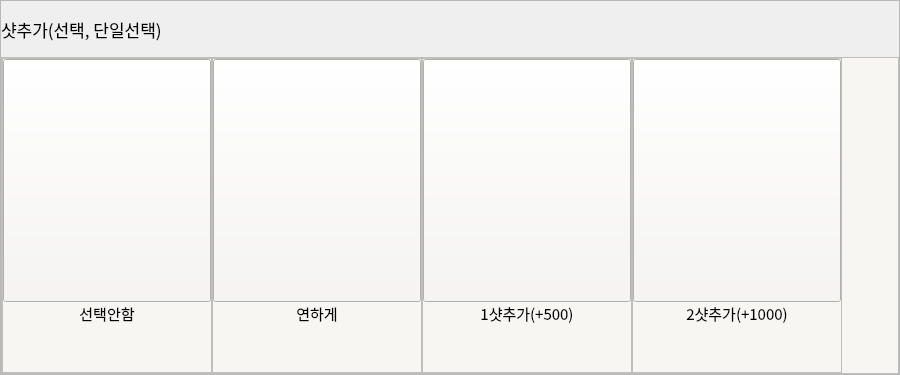
                 <widget class="QFrame" name="option_frame_3">
                  <property name="minimumSize">
                   <size>
                    <width>0</width>
                    <height>375</height>
                   </size>
                  </property>
                  <property name="maximumSize">
                   <size>
                    <width>23592958</width>
                    <height>375</height>
                   </size>
                  </property>
                  <property name="styleSheet">
                   <string notr="true"/>
                  </property>
                  <property name="frameShape">
                   <enum>QFrame::StyledPanel</enum>
                  </property>
                  <property name="frameShadow">
                   <enum>QFrame::Raised</enum>
                  </property>
                  <layout class="QVBoxLayout" name="verticalLayout_37">
                   <property name="spacing">
                    <number>0</number>
                   </property>
                   <property name="leftMargin">
                    <number>0</number>
                   </property>
                   <property name="topMargin">
                    <number>0</number>
                   </property>
                   <property name="rightMargin">
                    <number>0</number>
                   </property>
                   <property name="bottomMargin">
                    <number>0</number>
                   </property>
                   <item>
                    <widget class="QLabel" name="option_3_title">
                     <property name="minimumSize">
                      <size>
                       <width>0</width>
                       <height>0</height>
                      </size>
                     </property>
                     <property name="maximumSize">
                      <size>
                       <width>23592958</width>
                       <height>56</height>
                      </size>
                     </property>
                     <property name="font">
                      <font>
                       <family>Pretendard Medium</family>
                       <pointsize>13</pointsize>
                      </font>
                     </property>
                     <property name="text">
                      <string>샷추가(선택, 단일선택)</string>
                     </property>
                    </widget>
                   </item>
                   <item>
                    <widget class="QFrame" name="frame_35">
                     <property name="styleSheet">
                      <string notr="true">background-color: rgb(247, 246, 243);</string>
                     </property>
                     <property name="frameShape">
                      <enum>QFrame::StyledPanel</enum>
                     </property>
                     <property name="frameShadow">
                      <enum>QFrame::Raised</enum>
                     </property>
                     <layout class="QHBoxLayout" name="horizontalLayout_14">
                      <property name="spacing">
                       <number>0</number>
                      </property>
                      <property name="leftMargin">
                       <number>0</number>
                      </property>
                      <property name="topMargin">
                       <number>0</number>
                      </property>
                      <property name="rightMargin">
                       <number>0</number>
                      </property>
                      <property name="bottomMargin">
                       <number>0</number>
                      </property>
                      <item>
                       <widget class="QFrame" name="frame_36">
                        <property name="minimumSize">
                         <size>
                          <width>210</width>
                          <height>0</height>
                         </size>
                        </property>
                        <property name="frameShape">
                         <enum>QFrame::StyledPanel</enum>
                        </property>
                        <property name="frameShadow">
                         <enum>QFrame::Raised</enum>
                        </property>
                        <layout class="QVBoxLayout" name="verticalLayout_38">
                         <property name="spacing">
                          <number>0</number>
                         </property>
                         <property name="leftMargin">
                          <number>0</number>
                         </property>
                         <property name="topMargin">
                          <number>0</number>
                         </property>
                         <property name="rightMargin">
                          <number>0</number>
                         </property>
                         <property name="bottomMargin">
                          <number>0</number>
                         </property>
                         <item>
                          <widget class="QPushButton" name="no_choice">
                           <property name="minimumSize">
                            <size>
                             <width>0</width>
                             <height>243</height>
                            </size>
                           </property>
                           <property name="cursor">
                            <cursorShape>OpenHandCursor</cursorShape>
                           </property>
                           <property name="text">
                            <string/>
                           </property>
                           <property name="icon">
                            <iconset>
                             <normaloff>../img/qt자료/forbidden_gray.png</normaloff>../img/qt자료/forbidden_gray.png</iconset>
                           </property>
                           <property name="iconSize">
                            <size>
                             <width>168</width>
                             <height>225</height>
                            </size>
                           </property>
                           <property name="checkable">
                            <bool>true</bool>
                           </property>
                          </widget>
                         </item>
                         <item>
                          <widget class="QLabel" name="option_3_label_1">
                           <property name="font">
                            <font>
                             <family>Pretendard Light</family>
                             <pointsize>11</pointsize>
                            </font>
                           </property>
                           <property name="text">
                            <string>선택안함</string>
                           </property>
                           <property name="alignment">
                            <set>Qt::AlignHCenter|Qt::AlignTop</set>
                           </property>
                          </widget>
                         </item>
                        </layout>
                       </widget>
                      </item>
                      <item>
                       <widget class="QFrame" name="frame_37">
                        <property name="minimumSize">
                         <size>
                          <width>210</width>
                          <height>0</height>
                         </size>
                        </property>
                        <property name="frameShape">
                         <enum>QFrame::StyledPanel</enum>
                        </property>
                        <property name="frameShadow">
                         <enum>QFrame::Raised</enum>
                        </property>
                        <layout class="QVBoxLayout" name="verticalLayout_39">
                         <property name="spacing">
                          <number>0</number>
                         </property>
                         <property name="leftMargin">
                          <number>0</number>
                         </property>
                         <property name="topMargin">
                          <number>0</number>
                         </property>
                         <property name="rightMargin">
                          <number>0</number>
                         </property>
                         <property name="bottomMargin">
                          <number>0</number>
                         </property>
                         <item>
                          <widget class="QPushButton" name="coffee_weak">
                           <property name="minimumSize">
                            <size>
                             <width>182</width>
                             <height>243</height>
                            </size>
                           </property>
                           <property name="maximumSize">
                            <size>
                             <width>210</width>
                             <height>31457278</height>
                            </size>
                           </property>
                           <property name="cursor">
                            <cursorShape>OpenHandCursor</cursorShape>
                           </property>
                           <property name="text">
                            <string/>
                           </property>
                           <property name="icon">
                            <iconset>
                             <normaloff>../img/option_img/nice-espresso-shot-a53-dp-lucca_078dfca3-b92f-4f3d-8847-3666f1c5216a.webp</normaloff>../img/option_img/nice-espresso-shot-a53-dp-lucca_078dfca3-b92f-4f3d-8847-3666f1c5216a.webp</iconset>
                           </property>
                           <property name="iconSize">
                            <size>
                             <width>196</width>
                             <height>225</height>
                            </size>
                           </property>
                           <property name="checkable">
                            <bool>true</bool>
                           </property>
                          </widget>
                         </item>
                         <item>
                          <widget class="QLabel" name="option_3_label_2">
                           <property name="font">
                            <font>
                             <family>Pretendard Light</family>
                             <pointsize>11</pointsize>
                            </font>
                           </property>
                           <property name="text">
                            <string>연하게</string>
                           </property>
                           <property name="alignment">
                            <set>Qt::AlignHCenter|Qt::AlignTop</set>
                           </property>
                          </widget>
                         </item>
                        </layout>
                       </widget>
                      </item>
                      <item>
                       <widget class="QFrame" name="frame_41">
                        <property name="minimumSize">
                         <size>
                          <width>210</width>
                          <height>0</height>
                         </size>
                        </property>
                        <property name="frameShape">
                         <enum>QFrame::StyledPanel</enum>
                        </property>
                        <property name="frameShadow">
                         <enum>QFrame::Raised</enum>
                        </property>
                        <layout class="QVBoxLayout" name="verticalLayout_44">
                         <property name="spacing">
                          <number>0</number>
                         </property>
                         <property name="leftMargin">
                          <number>0</number>
                         </property>
                         <property name="topMargin">
                          <number>0</number>
                         </property>
                         <property name="rightMargin">
                          <number>0</number>
                         </property>
                         <property name="bottomMargin">
                          <number>0</number>
                         </property>
                         <item>
                          <widget class="QPushButton" name="coffee_add_one">
                           <property name="minimumSize">
                            <size>
                             <width>0</width>
                             <height>243</height>
                            </size>
                           </property>
                           <property name="cursor">
                            <cursorShape>OpenHandCursor</cursorShape>
                           </property>
                           <property name="text">
                            <string/>
                           </property>
                           <property name="icon">
                            <iconset>
                             <normaloff>../img/option_img/nice-espresso-shot-a53-dp-lucca_078dfca3-b92f-4f3d-8847-3666f1c5216a.webp</normaloff>../img/option_img/nice-espresso-shot-a53-dp-lucca_078dfca3-b92f-4f3d-8847-3666f1c5216a.webp</iconset>
                           </property>
                           <property name="iconSize">
                            <size>
                             <width>196</width>
                             <height>225</height>
                            </size>
                           </property>
                           <property name="checkable">
                            <bool>true</bool>
                           </property>
                          </widget>
                         </item>
                         <item>
                          <widget class="QLabel" name="option_3_label_3">
                           <property name="font">
                            <font>
                             <family>Pretendard Light</family>
                             <pointsize>11</pointsize>
                            </font>
                           </property>
                           <property name="text">
                            <string>1샷추가(+500)</string>
                           </property>
                           <property name="alignment">
                            <set>Qt::AlignHCenter|Qt::AlignTop</set>
                           </property>
                          </widget>
                         </item>
                        </layout>
                       </widget>
                      </item>
                      <item>
                       <widget class="QFrame" name="frame_42">
                        <property name="minimumSize">
                         <size>
                          <width>210</width>
                          <height>0</height>
                         </size>
                        </property>
                        <property name="frameShape">
                         <enum>QFrame::StyledPanel</enum>
                        </property>
                        <property name="frameShadow">
                         <enum>QFrame::Raised</enum>
                        </property>
                        <layout class="QVBoxLayout" name="verticalLayout_45">
                         <property name="spacing">
                          <number>0</number>
                         </property>
                         <property name="leftMargin">
                          <number>0</number>
                         </property>
                         <property name="topMargin">
                          <number>0</number>
                         </property>
                         <property name="rightMargin">
                          <number>0</number>
                         </property>
                         <property name="bottomMargin">
                          <number>0</number>
                         </property>
                         <item>
                          <widget class="QPushButton" name="coffee_add_two">
                           <property name="minimumSize">
                            <size>
                             <width>0</width>
                             <height>243</height>
                            </size>
                           </property>
                           <property name="cursor">
                            <cursorShape>OpenHandCursor</cursorShape>
                           </property>
                           <property name="text">
                            <string/>
                           </property>
                           <property name="icon">
                            <iconset>
                             <normaloff>../img/option_img/double_shot.png</normaloff>../img/option_img/double_shot.png</iconset>
                           </property>
                           <property name="iconSize">
                            <size>
                             <width>168</width>
                             <height>225</height>
                            </size>
                           </property>
                           <property name="checkable">
                            <bool>true</bool>
                           </property>
                          </widget>
                         </item>
                         <item>
                          <widget class="QLabel" name="option_3_label_4">
                           <property name="font">
                            <font>
                             <family>Pretendard Light</family>
                             <pointsize>11</pointsize>
                            </font>
                           </property>
                           <property name="text">
                            <string>2샷추가(+1000)</string>
                           </property>
                           <property name="alignment">
                            <set>Qt::AlignHCenter|Qt::AlignTop</set>
                           </property>
                          </widget>
                         </item>
                        </layout>
                       </widget>
                      </item>
                      <item>
                       <spacer name="horizontalSpacer_13">
                        <property name="orientation">
                         <enum>Qt::Horizontal</enum>
                        </property>
                        <property name="sizeHint" stdset="0">
                         <size>
                          <width>56</width>
                          <height>37</height>
                         </size>
                        </property>
                       </spacer>
                      </item>
                     </layout>
                    </widget>
                   </item>
                  </layout>
                 </widget>
